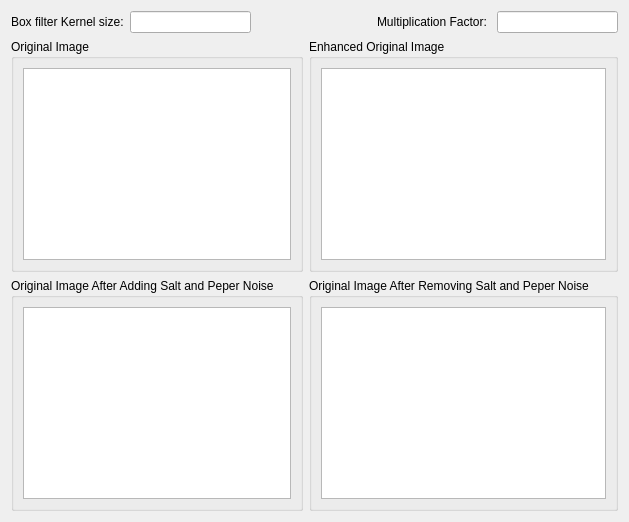
      <widget class="QWidget" name="tab_SpatialFiltering">
       <attribute name="title">
        <string>Spatial Filtering</string>
       </attribute>
       <layout class="QGridLayout" name="gridLayout_13">
        <item row="0" column="0">
         <layout class="QGridLayout" name="gridLayout_12">
          <item row="0" column="0">
           <layout class="QHBoxLayout" name="horizontalLayout_4">
            <item>
             <widget class="QLabel" name="Kernel_Size_label">
              <property name="text">
               <string>Box filter Kernel size:</string>
              </property>
             </widget>
            </item>
            <item>
             <widget class="QLineEdit" name="Kernel_Size_lineEdit"/>
            </item>
            <item>
             <spacer name="horizontalSpacer_4">
              <property name="orientation">
               <enum>Qt::Horizontal</enum>
              </property>
              <property name="sizeHint" stdset="0">
               <size>
                <width>80</width>
                <height>20</height>
               </size>
              </property>
             </spacer>
            </item>
            <item>
             <widget class="QLabel" name="Multiplication_Factor_label">
              <property name="text">
               <string>Multiplication Factor: </string>
              </property>
             </widget>
            </item>
            <item>
             <widget class="QLineEdit" name="Multiplication_Factor_lineEdit"/>
            </item>
           </layout>
          </item>
          <item row="1" column="0">
           <layout class="QGridLayout" name="gridLayout_11">
            <item row="0" column="0">
             <widget class="QGroupBox" name="Original_Image_SpatialFilter_groupBox">
              <property name="title">
               <string>Original Image</string>
              </property>
              <layout class="QGridLayout" name="gridLayout_26">
               <item row="0" column="0">
                <widget class="MplWidget" name="Original_Image_SpatialFilter_display"/>
               </item>
              </layout>
             </widget>
            </item>
            <item row="0" column="1">
             <widget class="QGroupBox" name="Enhanced_Original_Image_SpatialFilter_groupBox">
              <property name="title">
               <string>Enhanced Original Image</string>
              </property>
              <layout class="QGridLayout" name="gridLayout_21">
               <item row="0" column="0">
                <widget class="MplWidget" name="Enhanced_Original_Image_SpatialFilter_display"/>
               </item>
              </layout>
             </widget>
            </item>
            <item row="1" column="0">
             <widget class="QGroupBox" name="Noisy_Image_SpatialFilter_groupBox">
              <property name="title">
               <string>Original Image After Adding Salt and Peper Noise</string>
              </property>
              <layout class="QGridLayout" name="gridLayout_24">
               <item row="0" column="0">
                <widget class="MplWidget" name="Noisy_Image_SpatialFilter_display"/>
               </item>
              </layout>
             </widget>
            </item>
            <item row="1" column="1">
             <widget class="QGroupBox" name="NonNoisy_Image_SpatialFilter_groupBox">
              <property name="title">
               <string>Original Image After Removing Salt and Peper Noise</string>
              </property>
              <layout class="QGridLayout" name="gridLayout_25">
               <item row="0" column="0">
                <widget class="MplWidget" name="NonNoisy_Image_SpatialFilter_display"/>
               </item>
              </layout>
             </widget>
            </item>
           </layout>
          </item>
         </layout>
        </item>
       </layout>
      </widget>
